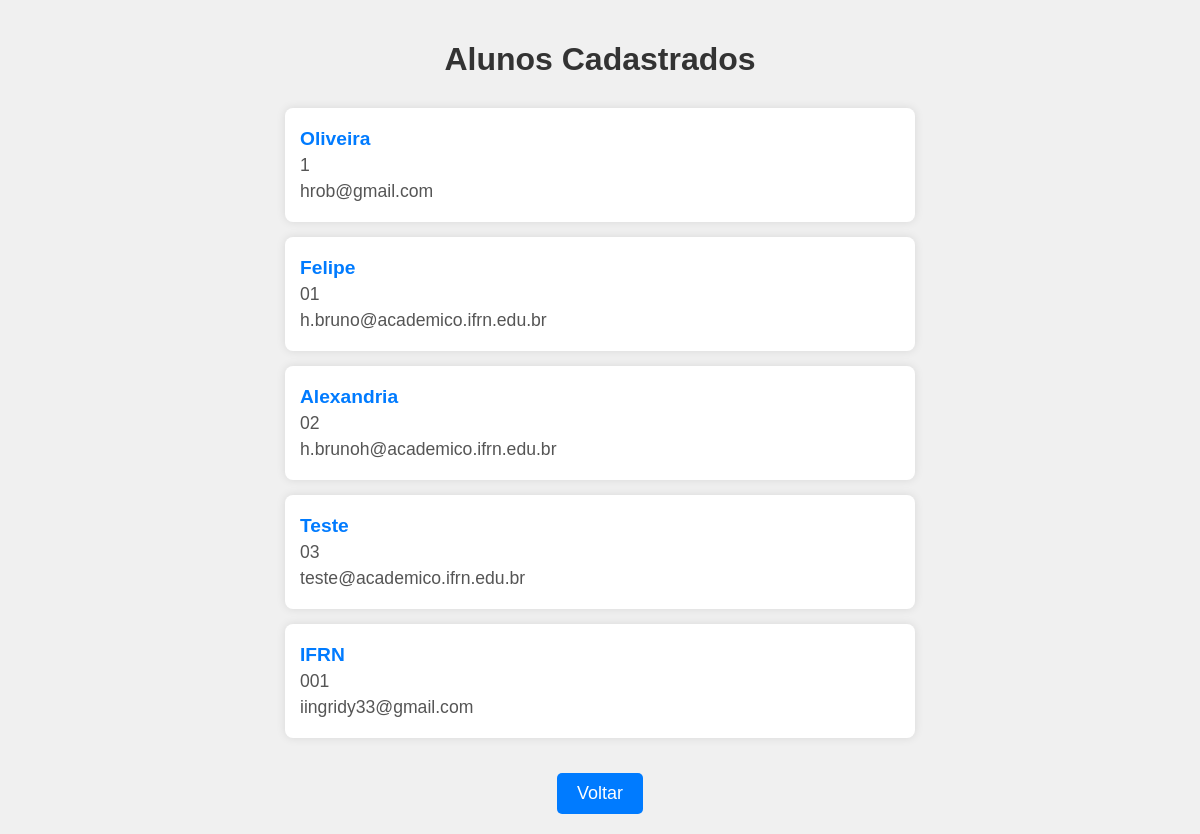
/alunos_cadastrados/, run on the app's committed database.
### matricula/models.py (models this page shows, shortened)
class Aluno(models.Model):
    nome = models.CharField(max_length=100)
    matricula = models.CharField(max_length=20, unique=True)
    data_nascimento = models.DateField()
    email = models.EmailField(unique=True)
    telefone = models.CharField(max_length=15, blank=True, null=True)
    data_cadastro = models.DateTimeField(auto_now_add=True)

### matricula/views.py (the view)
# urls.py: path('alunos_cadastrados/', alunosCadastrados, name='alunosCadastrados'),
def alunosCadastrados(request):
    context = {'cadastrados': Aluno.objects.all()}
    return render(request, 'alunos_cadastrados.html', context)

### matricula/templates/alunos_cadastrados.html (shortened to what this page needs)
<!DOCTYPE html>
<html lang="en">
<head>
</head>
<body>
    <h1>Alunos Cadastrados</h1>
    {% for aluno in cadastrados %}
        <div class="aluno-container">
            <p>{{ aluno.nome }}</p>
            <p>{{ aluno.matricula }}</p>
            <p>{{ aluno.email }}</p>
        </div>
    {% endfor %}
    <a href="{% url 'index' %}" class="back-button">Voltar</a>
</body>
</html>

### matricula/templates/alunos_cadastrados.html (style rules this page uses)
body { font-family: Arial, sans-serif; background-color: #f0f0f0; margin: 0; padding: 20px; display: flex; justify-content: center; align-items: center; flex-direction: column; }
h1 { color: #333; margin-bottom: 30px; font-size: 2em; text-align: center; }
.aluno-container { background-color: #fff; padding: 15px; margin-bottom: 15px; border-radius: 8px; box-shadow: 0 0 10px rgba(0, 0, 0, 0.1); width: 100%; max-width: 600px; }
.aluno-container p { margin: 5px 0; font-size: 1.1em; color: #555; }
.aluno-container p:first-child { font-weight: bold; font-size: 1.2em; color: #007bff; }
.back-button { background-color: #007bff; color: white; border: none; padding: 10px 20px; border-radius: 5px; font-size: 18px; cursor: pointer; transition: background-color 0.3s; margin-top: 20px; text-decoration: none; }

### data on the page
Aluno: nome "Oliveira", matricula "1", email "hrob@gmail.com"
Aluno: nome "Felipe", matricula "01", email "h.bruno@academico.ifrn.edu.br"
Aluno: nome "Alexandria", matricula "02", email "h.brunoh@academico.ifrn.edu.br"
Aluno: nome "Teste", matricula "03", email "teste@academico.ifrn.edu.br"
Aluno: nome "IFRN", matricula "001", email "iingridy33@gmail.com"
